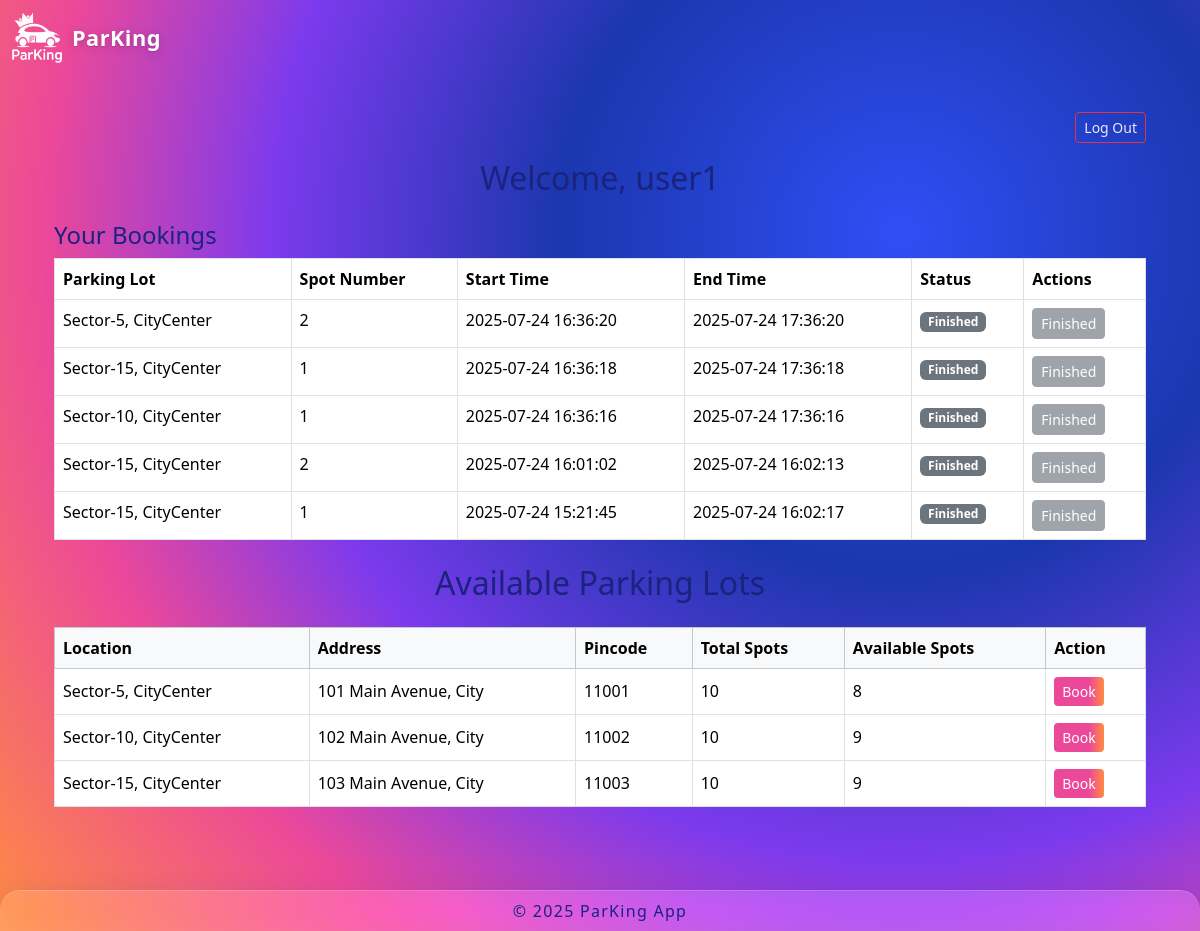
The app's page /user_dashboard (signed in), older data.
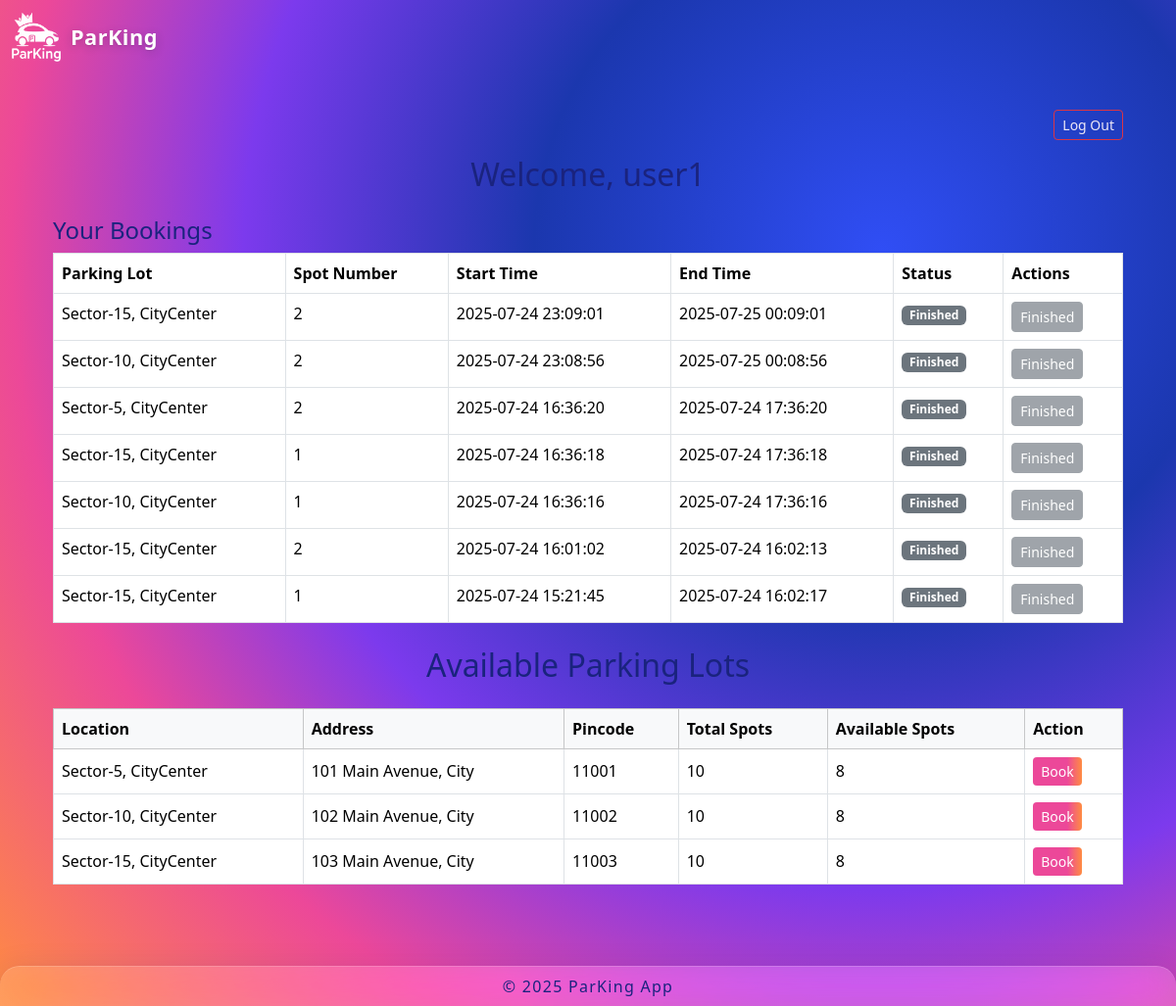
The same page, newer data.
### controllers/database.py (models this page shows)
class User(db.Model):
    id = db.Column(db.Integer, primary_key=True)
    username = db.Column(db.String(80), unique=True, nullable=False)
    password = db.Column(db.String(120), nullable=False)
    current_booking_id = db.Column(db.Integer, nullable=False, default=0)

class Reservation(db.Model):
    id = db.Column(db.Integer, primary_key=True)
    user_id = db.Column(db.Integer, db.ForeignKey('user.id'), nullable=False)
    spot_id = db.Column(db.Integer, db.ForeignKey('parking_spot.id'), nullable=False)
    start_time = db.Column(db.DateTime, default=datetime.utcnow, nullable=False)
    end_time = db.Column(db.DateTime, nullable=False)
    cost = db.Column(db.Float, nullable=False)
    user = db.relationship('User', backref='reservations', lazy=True)

class ParkingLot(db.Model):
    id = db.Column(db.Integer, primary_key=True)        # Primary key column is `id`
    location = db.Column(db.String(120), nullable=False)
    prices = db.Column(db.Float, nullable=False)
    address = db.Column(db.String(200), nullable=False)
    pincode = db.Column(db.String(10), nullable=False)
    max_spots = db.Column(db.Integer, nullable=False)
    spots = db.relationship('ParkingSpot', backref='parking_lot', lazy=True)

class ParkingSpot(db.Model):
    id = db.Column(db.Integer, primary_key=True)        # Primary key column is `id`
    lot_id = db.Column(db.Integer, db.ForeignKey('parking_lot.id'), nullable=False)
    spot_number = db.Column(db.Integer, nullable=False) # Add spot_number field (should exist)
    status = db.Column(db.String(1), nullable=False, default='A')
    reservations = db.relationship('Reservation', backref='spot', lazy=True)

### app.py (the view)
@app.route('/user_dashboard')
def user_dashboard():
    user_id = session.get('user_id')
    if not user_id:
        flash("Please log in to view the dashboard.", "danger")
        return redirect(url_for("login"))
    user = User.query.get(user_id)
    lots = ParkingLot.query.all()
    bookings = Reservation.query.filter_by(user_id=user_id).order_by(Reservation.start_time.desc()).all()
    return render_template(
        "user_dashboard.html",
        user=user,
        lots=lots,
        bookings=bookings,
        now=datetime.utcnow()   # Pass current time for booking logic
    )

### templates/user_dashboard.html (shortened to what this page needs)
{% extends "layout.html" %}
{% block content %}
<div class="container py-4">
  <div class="d-flex justify-content-end mb-3">
    <a href="{{ url_for('logout') }}" class="btn btn-outline-danger btn-sm">Log Out</a>
  </div>
  <h2 class="text-center mb-4">Welcome, {{ user.username }}</h2>
  <h4>Your Bookings</h4>
  {% if bookings %}
    <table class="table table-bordered mb-4">
      <thead>
        <tr>
          <th>Parking Lot</th>
          <th>Spot Number</th>
          <th>Start Time</th>
          <th>End Time</th>
          <th>Status</th>
          <th>Actions</th>
        </tr>
      </thead>
      <tbody>
      {% for booking in bookings %}
        <tr>
          <td>{{ booking.spot.parking_lot.location }}</td>
          <td>{{ booking.spot.spot_number }}</td>
          <td>{{ booking.start_time.strftime("%Y-%m-%d %H:%M:%S") }}</td>
          <td>{{ booking.end_time.strftime("%Y-%m-%d %H:%M:%S") }}</td>
          <td>
            {% if booking.end_time > now %}
              <span class="badge bg-success">Active</span>
            {% else %}
              <span class="badge bg-secondary">Finished</span>
            {% endif %}
          </td>
          <td>
            {% if booking.end_time > now %}
              <form action="{{ url_for('finish_parking', booking_id=booking.id) }}" method="post" style="display:inline;" onsubmit="return confirm('Finish parking and release spot?');">
                <button type="submit" class="btn btn-danger btn-sm">Finish</button>
              </form>
            {% else %}
              <button class="btn btn-secondary btn-sm" disabled>Finished</button>
            {% endif %}
          </td>
        </tr>
      {% endfor %}
      </tbody>
    </table>
  {% else %}
    <div class="alert alert-secondary text-center">
      You have no bookings yet.
    </div>
  {% endif %}
  <h2 class="text-center mb-4">Available Parking Lots</h2>
  <table class="table table-bordered table-hover align-middle">
    <thead class="table-light">
      <tr>
        <th>Location</th>
        <th>Address</th>
        <th>Pincode</th>
        <th>Total Spots</th>
        <th>Available Spots</th>
        <th>Action</th>
      </tr>
    </thead>
    <tbody>
      {% for lot in lots %}
      <tr>
        <td>{{ lot.location }}</td>
        <td>{{ lot.address }}</td>
        <td>{{ lot.pincode }}</td>
        <td>{{ lot.spots|length }}</td>
        <td>{{ lot.spots|selectattr('status','equalto','A')|list|length }}</td>
        <td>
          {% if lot.spots|selectattr('status','equalto','A')|list|length > 0 %}
            <a href="{{ url_for('book_lot', lot_id=lot.id) }}" class="btn btn-primary btn-sm">Book</a>
          {% else %}
            <button class="btn btn-secondary btn-sm" disabled>Full</button>
          {% endif %}
        </td>
      </tr>
      {% endfor %}
    </tbody>
  </table>
</div>
{% endblock %}

### templates/layout.html (shortened to what this page needs)
<!DOCTYPE html>
<html lang="en">
<head>
    <link href="https://cdn.jsdelivr.net/npm/bootstrap@5.3.2/dist/css/bootstrap.min.css" rel="stylesheet" />
    <link rel="stylesheet" href="{{ url_for('static', filename='css/style.css') }}">
</head>
<body>
    <nav class="navbar glass-header navbar-expand-lg fixed-top">
        <div class="container-fluid">
            <a class="navbar-brand d-flex align-items-center" href="{{ url_for('home') }}">
                <img src="{{ url_for('static', filename='content/ParKing_logo_white.png') }}" alt="Logo" width="50" height="50" style="margin-right: 10px;">
                <strong>ParKing</strong>
            </a>
        </div>
    </nav>
    <main class="container my-4">
        {% block content %}{% endblock %}
    </main>
    <footer class="glass-footer fixed-bottom text-center py-2">
    © 2025 ParKing App
    </footer>
</body>
</html>

### static/css/style.css (style rules this page uses)
body { background: radial-gradient( circle at 75% 25%, #304ef5 0%, #1b37ae 30%, #7C3AED 55%, #EC4899 75%, #FF8C42 100% ), #0a1036; color: #1A237E; font-family: 'Segoe UI', 'Roboto', Arial, sans-serif; min-height: 100vh; padding-top: 64px; padding-bottom: 60px; }
.navbar { background: linear-gradient(90deg, #1A237E 60%, #2196F3 100%) !important; box-shadow: 0 3px 18px rgba(26,35,126,0.10); }
.navbar-brand, .navbar-brand strong { color: #fff !important; }
.btn-primary { background: linear-gradient(90deg, #EC4899 70%, #FF8C42 100%); border: none; color: #fff; }
.glass-header { width: 100%; background: transparent !important; box-shadow: none; backdrop-filter: none; -webkit-backdrop-filter: none; border-bottom: none; color: #fff !important; border-radius: 0; z-index: 1040; box-sizing: border-box; margin: 0; }
.navbar-brand, .navbar-brand strong { color: #fff !important; text-shadow: 0 2px 10px rgba(30,35,65,0.22), 0 1px 1px rgba(0,0,0,0.12); font-weight: 700; font-size: 1.36rem; letter-spacing: 0.02em; }
.glass-footer { width: 100%; background: rgba(255,255,255,0.18); box-shadow: 0 8px 32px 0 rgba(31, 38, 135, 0.18); backdrop-filter: blur(19px) saturate(140%); -webkit-backdrop-filter: blur(19px) saturate(140%); border-top: 1.5px solid rgba(255,255,255,0.18); color: #1A237E; letter-spacing: 0.08em; border-radius: 1.25rem 1.25rem 0 0; margin: 0; z-index: 100; font-size: 1rem; }
.footer, .glass-footer { border-bottom: none; }
a, .btn-link { color: #EDE7F6 !important; }
.btn.btn-primary { color: #fff !important; }

Row changes from the older to the newer data that the page shows:
added Reservation: spot.parking_lot.location "Sector-15, CityCenter", spot.spot_number "2", start_time "2025-07-24 23:09:01", end_time "2025-07-25 00:09:01", shows "Finished"
added Reservation: spot.parking_lot.location "Sector-10, CityCenter", spot.spot_number "2", start_time "2025-07-24 23:08:56", end_time "2025-07-25 00:08:56", shows "Finished"
changed ParkingLot "Sector-10, CityCenter": spots|selectattr "9" → "8"
computed for ParkingLot "Sector-15, CityCenter": spots|selectattr "9" → "8"
